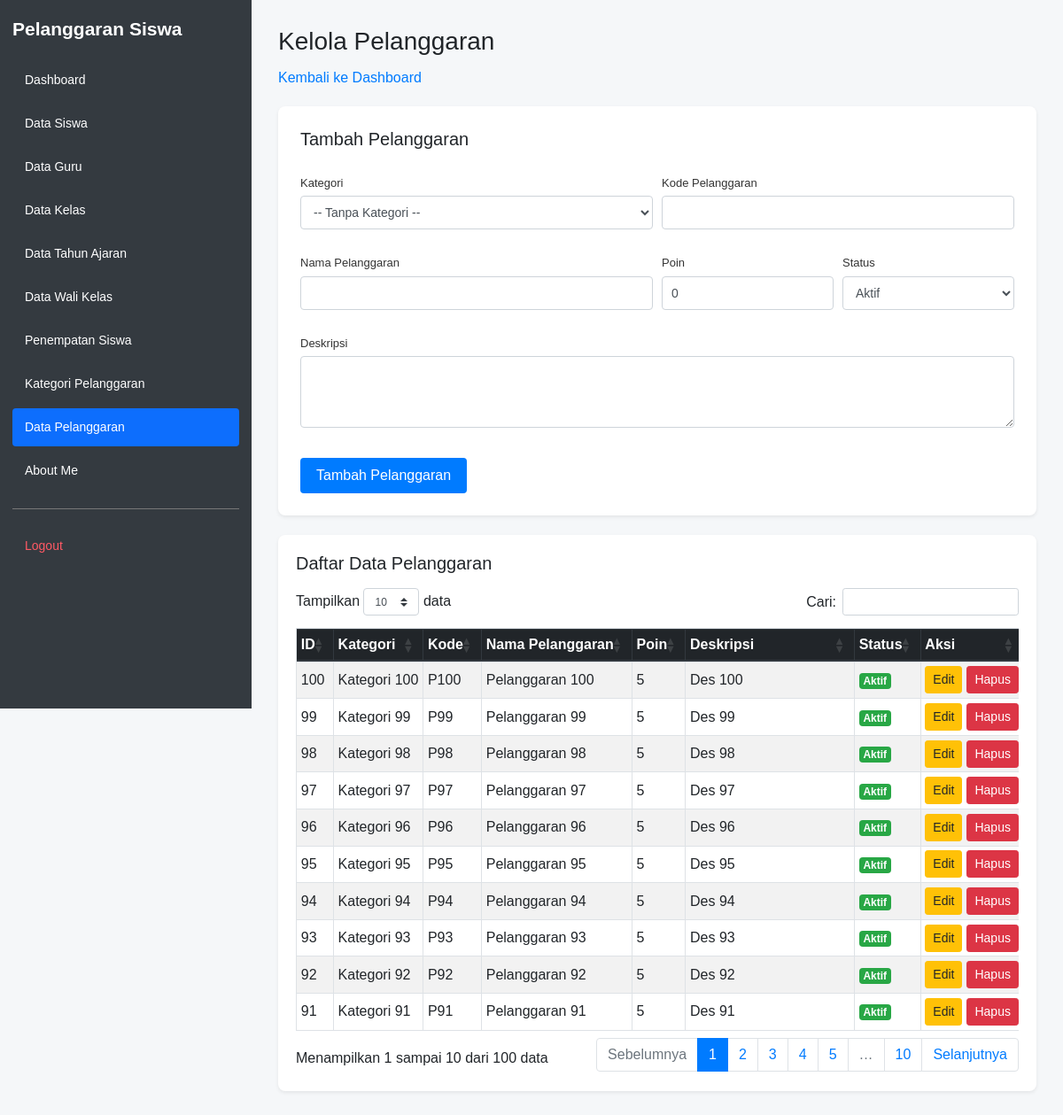
/kelola_pelanggaran.php (signed in), run on the app's committed database.
### tables this page shows
CREATE TABLE `t_pelanggaran` (
  `id` int(11) NOT NULL AUTO_INCREMENT,
  `pelanggaran_kategori_id` int(11) DEFAULT NULL,
  `kode` varchar(30) DEFAULT NULL,
  `nama` varchar(30) DEFAULT NULL,
  `poin` int(11) NOT NULL,
  `deskripsi` text NOT NULL,
  `status_aktif` tinyint(1) NOT NULL,
  `created_at` timestamp NOT NULL DEFAULT current_timestamp(),
  `updated_at` timestamp NOT NULL DEFAULT current_timestamp(),
  PRIMARY KEY (`id`),
  UNIQUE KEY `uq_t_pelanggaran_kode` (`kode`),
  KEY `pelanggaran_kategori_id` (`pelanggaran_kategori_id`)
);

CREATE TABLE `t_pelanggaran_kategori` (
  `id` int(11) NOT NULL AUTO_INCREMENT,
  `nama` varchar(100) DEFAULT NULL,
  `deskripsi` text NOT NULL,
  `status_aktif` tinyint(1) NOT NULL,
  `created_at` timestamp NOT NULL DEFAULT current_timestamp(),
  `updated_at` timestamp NOT NULL DEFAULT current_timestamp(),
  PRIMARY KEY (`id`),
  UNIQUE KEY `uq_t_pelanggaran_kategori_nama` (`nama`)
);

### kelola_pelanggaran.php (the view, shortened to what this page needs)
<?php
require_once 'config/koneksi.php';
function h($nilai)
{
    return htmlspecialchars((string)($nilai ?? ''), ENT_QUOTES, 'UTF-8');
}
$dataEdit = null;
$dataQuery = mysqli_query(
    $koneksi,
    'SELECT p.*, k.nama AS nama_kategori
     FROM t_pelanggaran p
     LEFT JOIN t_pelanggaran_kategori k
        ON p.pelanggaran_kategori_id = k.id
     ORDER BY p.id DESC'
);
?>
<!DOCTYPE html>
<html lang="id">
<head>
    <link rel="stylesheet"
          href="https://cdn.jsdelivr.net/npm/bootstrap@4.1.3/dist/css/bootstrap.min.css">
    <link rel="stylesheet"
          href="https://cdn.datatables.net/1.13.8/css/dataTables.bootstrap4.min.css">
    <link rel="stylesheet" href="layout/layout.css">
</head>
<body>
<div class="layout-wrapper">
    <?php require __DIR__ . '/layout/sidebar.php'; ?>
    <main class="app-main">
        <div class="page-header">
            <h1>Kelola Pelanggaran</h1>
            <a href="dashboard.php">Kembali ke Dashboard</a>
        </div>
        <div class="form-card form-card-full shadow-sm">
            <h5 class="mb-3">
                <?= $dataEdit ? 'Edit Pelanggaran' : 'Tambah Pelanggaran'; ?>
            </h5>
            <form method="POST" action="kelola_pelanggaran.php<?= $dataEdit ? '?edit=' . (int)$dataEdit['id'] : ''; ?>">
                <div class="form-row">
                    <div class="form-group col-md-6">
                        <label for="pelanggaran_kategori_id">Kategori</label>
                        <select class="form-control" id="pelanggaran_kategori_id"
                                name="pelanggaran_kategori_id">
                            <option value="">-- Tanpa Kategori --</option>
                        </select>
                    </div>
                    <div class="form-group col-md-6">
                        <label for="kode">Kode Pelanggaran</label>
                        <input type="text" class="form-control" id="kode"
                               name="kode" maxlength="30"
                               value="<?= h($dataEdit['kode'] ?? ''); ?>">
                    </div>
                    <div class="form-group col-md-6">
                        <label for="nama">Nama Pelanggaran</label>
                        <input type="text" class="form-control" id="nama"
                               name="nama" maxlength="150" required
                               value="<?= h($dataEdit['nama'] ?? ''); ?>">
                    </div>
                    <div class="form-group col-md-3">
                        <label for="poin">Poin</label>
                        <input type="number" class="form-control" id="poin"
                               name="poin" min="0" required
                               value="<?= h($dataEdit['poin'] ?? '0'); ?>">
                    </div>
                    <div class="form-group col-md-3">
                        <label for="status_aktif">Status</label>
                        <select class="form-control" id="status_aktif" name="status_aktif" required>
                            <option value="1" <?= (string)($dataEdit['status_aktif'] ?? '1') === '1' ? 'selected' : ''; ?>>Aktif</option>
                        </select>
                    </div>
                    <div class="form-group col-12">
                        <label for="deskripsi">Deskripsi</label>
                        <textarea class="form-control" id="deskripsi" name="deskripsi" rows="3"><?= h($dataEdit['deskripsi'] ?? ''); ?></textarea>
                    </div>
                </div>
                <?php if ($dataEdit): ?>
                    <button type="submit" name="edit" class="btn btn-primary">Simpan Perubahan</button>
                    <a href="kelola_pelanggaran.php" class="btn btn-secondary">Batal</a>
                <?php else: ?>
                    <button type="submit" name="tambah" class="btn btn-primary">Tambah Pelanggaran</button>
                <?php endif; ?>
            </form>
        </div>
        <div class="table-card shadow-sm">
            <h5 class="mb-3">Daftar Data Pelanggaran</h5>
            <div class="table-responsive">
                <table id="tabelPelanggaran"
                       class="table table-striped table-bordered table-hover table-sm">
                    <thead class="thead-dark">
                        <tr>
                            <th>ID</th>
                            <th>Kategori</th>
                            <th>Kode</th>
                            <th>Nama Pelanggaran</th>
                            <th>Poin</th>
                            <th>Deskripsi</th>
                            <th>Status</th>
                            <th>Aksi</th>
                        </tr>
                    </thead>
                    <tbody>
                        <?php while ($d = mysqli_fetch_assoc($dataQuery)): ?>
                            <tr>
                                <td><?= (int)$d['id']; ?></td>
                                <td><?= h($d['nama_kategori'] ?? '-'); ?></td>
                                <td><?= h($d['kode'] ?? '-'); ?></td>
                                <td><?= h($d['nama'] ?? ''); ?></td>
                                <td><?= (int)($d['poin'] ?? 0); ?></td>
                                <td class="deskripsi-cell"><?= nl2br(h($d['deskripsi'] ?? '')); ?></td>
                                <td>
                                    <?php if ((int)($d['status_aktif'] ?? 0) === 1): ?>
                                        <span class="badge badge-success">Aktif</span>
                                    <?php else: ?>
                                        <span class="badge badge-secondary">Tidak Aktif</span>
                                    <?php endif; ?>
                                </td>
                                <td>
                                    <div class="aksi">
                                        <a class="btn btn-warning btn-sm"
                                           href="kelola_pelanggaran.php?edit=<?= (int)$d['id']; ?>">Edit</a>
                                        <a class="btn btn-danger btn-sm"
                                           href="kelola_pelanggaran.php?hapus=<?= (int)$d['id']; ?>"
                                           onclick="return confirm('Yakin ingin menghapus pelanggaran ini?')">Hapus</a>
                                    </div>
                                </td>
                            </tr>
                        <?php endwhile; ?>
                    </tbody>
                </table>
            </div>
        </div>
    </main>
</div>
</body>
</html>

### layout/layout.css (style rules this page uses)
* { box-sizing: border-box; }
html, body { margin: 0; padding: 0; min-height: 100vh; font-family: Arial, sans-serif; background: #f5f7f9; }
.app-main { display: block; width: auto; min-width: 0; min-height: 100vh; margin-left: 284px; padding: 30px; }
.app-main h1, .app-main h2 { margin-top: 0; }
.app-main .table-responsive { width: 100%; }
.page-header { margin-bottom: 20px; }
.page-header h1 { font-size: 28px; margin-bottom: 12px; }
.table-card { background: #ffffff; border-radius: 8px; padding: 20px; width: 100%; }
.aksi { display: flex; gap: 5px; }
.form-card { background: #ffffff; border-radius: 8px; padding: 25px; max-width: 720px; }
.form-card-full { max-width: 100%; }
.form-card label { display: block; font-size: 13px; margin: 12px 0 5px; color: #333; }
.form-card input[type="text"], .form-card input[type="email"], .form-card input[type="password"], .form-card input[type="date"], .form-card input[type="number"], .form-card select, .form-card textarea { width: 100%; padding: 8px 10px; border: 1px solid #ced4da; border-radius: 4px; font-size: 14px; box-sizing: border-box; }
.form-card textarea { resize: vertical; }
.form-card button { margin-top: 18px; padding: 8px 18px; border: none; border-radius: 4px; cursor: pointer; }

### kelola_pelanggaran.php (style rules this page uses)
.form-card, .table-card { margin-bottom: 22px; }
#tabelPelanggaran { width: 100% !important; white-space: nowrap; }
#tabelPelanggaran th, #tabelPelanggaran td { vertical-align: middle; }
.deskripsi-cell { white-space: normal; min-width: 180px; max-width: 320px; }

### data on the page
t_pelanggaran: id "100", pelanggaran_kategori.nama "Kategori 100", kode "P100", nama "Pelanggaran 100", poin "5", deskripsi "Des 100", status_aktif "Aktif"
t_pelanggaran: id "99", pelanggaran_kategori.nama "Kategori 99", kode "P99", nama "Pelanggaran 99", poin "5", deskripsi "Des 99", status_aktif "Aktif"
t_pelanggaran: id "98", pelanggaran_kategori.nama "Kategori 98", kode "P98", nama "Pelanggaran 98", poin "5", deskripsi "Des 98", status_aktif "Aktif"
t_pelanggaran: id "97", pelanggaran_kategori.nama "Kategori 97", kode "P97", nama "Pelanggaran 97", poin "5", deskripsi "Des 97", status_aktif "Aktif"
t_pelanggaran: id "96", pelanggaran_kategori.nama "Kategori 96", kode "P96", nama "Pelanggaran 96", poin "5", deskripsi "Des 96", status_aktif "Aktif"
t_pelanggaran: id "95", pelanggaran_kategori.nama "Kategori 95", kode "P95", nama "Pelanggaran 95", poin "5", deskripsi "Des 95", status_aktif "Aktif"
t_pelanggaran: id "94", pelanggaran_kategori.nama "Kategori 94", kode "P94", nama "Pelanggaran 94", poin "5", deskripsi "Des 94", status_aktif "Aktif"
t_pelanggaran: id "93", pelanggaran_kategori.nama "Kategori 93", kode "P93", nama "Pelanggaran 93", poin "5", deskripsi "Des 93", status_aktif "Aktif"
t_pelanggaran: id "92", pelanggaran_kategori.nama "Kategori 92", kode "P92", nama "Pelanggaran 92", poin "5", deskripsi "Des 92", status_aktif "Aktif"
t_pelanggaran: id "91", pelanggaran_kategori.nama "Kategori 91", kode "P91", nama "Pelanggaran 91", poin "5", deskripsi "Des 91", status_aktif "Aktif"

### other printed values
$label "Dashboard"
$label "Data Siswa"
$label "Data Guru"
$label "Data Kelas"
$label "Data Tahun Ajaran"
$label "Data Wali Kelas"
$label "Penempatan Siswa"
$label "Kategori Pelanggaran"
$label "Data Pelanggaran"
$label "About Me"
